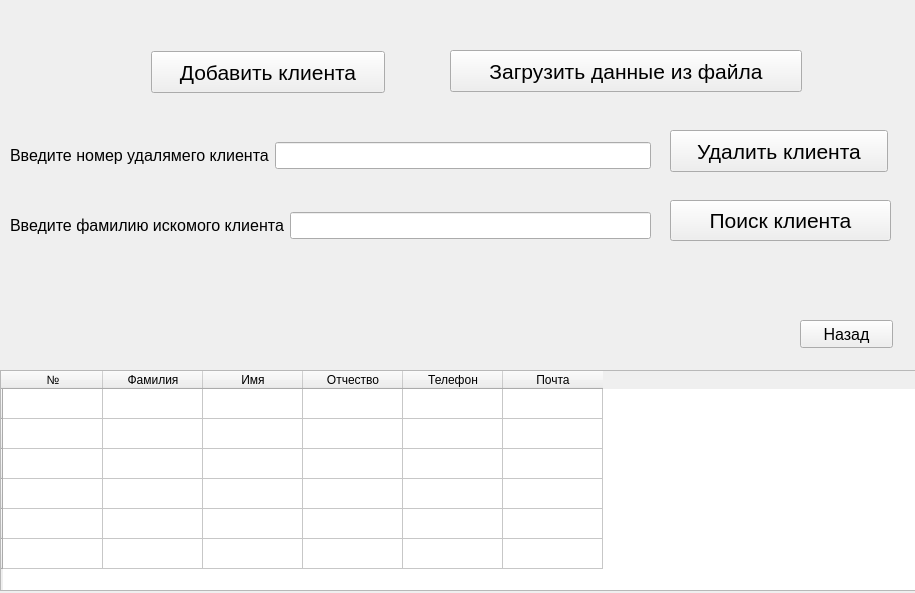
<?xml version="1.0" encoding="UTF-8"?>
<ui version="4.0">
 <class>Form1</class>
 <widget class="QWidget" name="Form1">
  <property name="geometry">
   <rect>
    <x>0</x>
    <y>0</y>
    <width>915</width>
    <height>593</height>
   </rect>
  </property>
  <property name="windowTitle">
   <string>Form</string>
  </property>
  <widget class="QTableWidget" name="tableWidget">
   <property name="geometry">
    <rect>
     <x>0</x>
     <y>370</y>
     <width>921</width>
     <height>221</height>
    </rect>
   </property>
   <property name="styleSheet">
    <string notr="true"/>
   </property>
   <row>
    <property name="text">
     <string/>
    </property>
   </row>
   <row>
    <property name="text">
     <string/>
    </property>
   </row>
   <row>
    <property name="text">
     <string/>
    </property>
   </row>
   <row>
    <property name="text">
     <string/>
    </property>
   </row>
   <row>
    <property name="text">
     <string/>
    </property>
   </row>
   <row>
    <property name="text">
     <string/>
    </property>
   </row>
   <column>
    <property name="text">
     <string>№</string>
    </property>
   </column>
   <column>
    <property name="text">
     <string>Фамилия</string>
    </property>
   </column>
   <column>
    <property name="text">
     <string>Имя</string>
    </property>
   </column>
   <column>
    <property name="text">
     <string>Отчество</string>
    </property>
   </column>
   <column>
    <property name="text">
     <string>Телефон</string>
    </property>
   </column>
   <column>
    <property name="text">
     <string>Почта</string>
    </property>
   </column>
  </widget>
  <widget class="QPushButton" name="add">
   <property name="geometry">
    <rect>
     <x>151</x>
     <y>51</y>
     <width>234</width>
     <height>42</height>
    </rect>
   </property>
   <property name="font">
    <font>
     <pointsize>16</pointsize>
    </font>
   </property>
   <property name="text">
    <string>Добавить клиента</string>
   </property>
  </widget>
  <widget class="QPushButton" name="del">
   <property name="geometry">
    <rect>
     <x>670</x>
     <y>130</y>
     <width>218</width>
     <height>42</height>
    </rect>
   </property>
   <property name="font">
    <font>
     <pointsize>16</pointsize>
    </font>
   </property>
   <property name="text">
    <string>Удалить клиента</string>
   </property>
  </widget>
  <widget class="QPushButton" name="find">
   <property name="geometry">
    <rect>
     <x>670</x>
     <y>200</y>
     <width>221</width>
     <height>41</height>
    </rect>
   </property>
   <property name="font">
    <font>
     <pointsize>16</pointsize>
    </font>
   </property>
   <property name="text">
    <string>Поиск клиента</string>
   </property>
  </widget>
  <widget class="QPushButton" name="back">
   <property name="geometry">
    <rect>
     <x>800</x>
     <y>320</y>
     <width>93</width>
     <height>28</height>
    </rect>
   </property>
   <property name="font">
    <font>
     <pointsize>12</pointsize>
    </font>
   </property>
   <property name="text">
    <string>Назад</string>
   </property>
  </widget>
  <widget class="QWidget" name="layoutWidget">
   <property name="geometry">
    <rect>
     <x>10</x>
     <y>140</y>
     <width>641</width>
     <height>31</height>
    </rect>
   </property>
   <layout class="QHBoxLayout" name="horizontalLayout">
    <item>
     <widget class="QLabel" name="label">
      <property name="font">
       <font>
        <pointsize>12</pointsize>
       </font>
      </property>
      <property name="text">
       <string>Введите номер удалямего клиента</string>
      </property>
     </widget>
    </item>
    <item>
     <widget class="QLineEdit" name="delete_input">
      <property name="font">
       <font>
        <pointsize>12</pointsize>
       </font>
      </property>
     </widget>
    </item>
   </layout>
  </widget>
  <widget class="QWidget" name="layoutWidget">
   <property name="geometry">
    <rect>
     <x>10</x>
     <y>210</y>
     <width>641</width>
     <height>31</height>
    </rect>
   </property>
   <layout class="QHBoxLayout" name="horizontalLayout_2">
    <item>
     <widget class="QLabel" name="label_2">
      <property name="font">
       <font>
        <pointsize>12</pointsize>
       </font>
      </property>
      <property name="text">
       <string>Введите фамилию искомого клиента</string>
      </property>
     </widget>
    </item>
    <item>
     <widget class="QLineEdit" name="find_input">
      <property name="font">
       <font>
        <pointsize>12</pointsize>
       </font>
      </property>
     </widget>
    </item>
   </layout>
  </widget>
  <widget class="QPushButton" name="file">
   <property name="geometry">
    <rect>
     <x>450</x>
     <y>50</y>
     <width>352</width>
     <height>42</height>
    </rect>
   </property>
   <property name="font">
    <font>
     <pointsize>16</pointsize>
    </font>
   </property>
   <property name="text">
    <string>Загрузить данные из файла</string>
   </property>
  </widget>
 </widget>
 <resources/>
 <connections/>
</ui>
